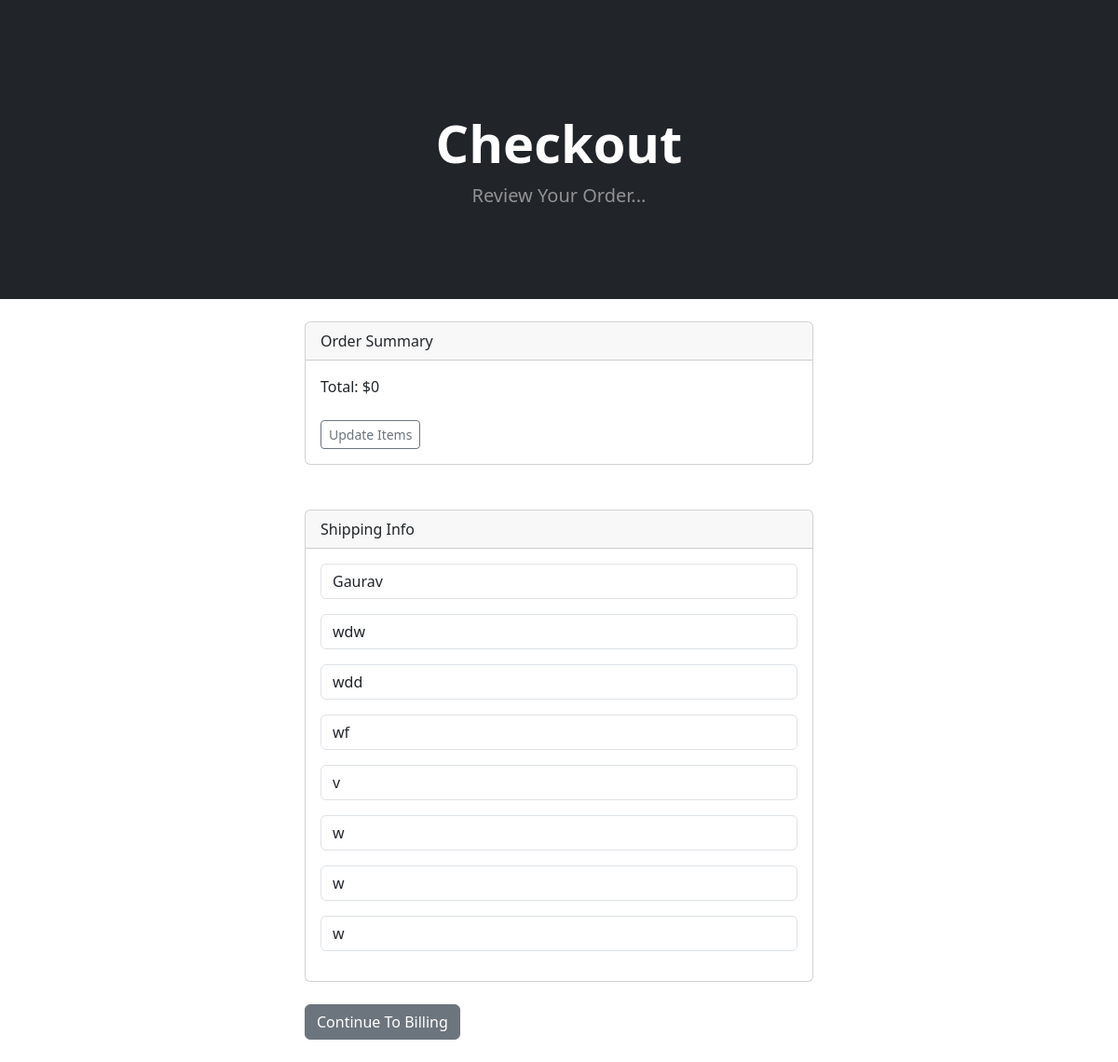
The app's page /payment/checkout (signed in) with its own data.
### payment/models.py (models this page shows, shortened)
class ShippingAddress(models.Model):
	user = models.ForeignKey(User, on_delete=models.CASCADE, null=True, blank=True)
	shipping_full_name = models.CharField(max_length=255)
	shipping_email = models.CharField(max_length=255)
	shipping_address1 = models.CharField(max_length=255)
	shipping_address2 = models.CharField(max_length=255,null=True, blank=True)
	shipping_city = models.CharField(max_length=255)
	shipping_state = models.CharField(max_length=255, null=True, blank=True)
	shipping_zipcode = models.CharField(max_length=255, null=True, blank=True)
	shipping_country = models.CharField(max_length=255)
	date_shipped = models.DateTimeField(blank=True, null=True)

### payment/views.py (the view)
# urls.py: path('checkout', views.checkout, name='checkout'),
def checkout(request):
	cart = Cart(request)
	cart_products = cart.get_prods
	quantities = cart.get_quants
	totals = cart.cart_total()
	if request.user.is_authenticated:
		shipping_user = ShippingAddress.objects.get(user__id=request.user.id)
		shipping_form = ShippingForm(request.POST or None, instance=shipping_user)
		return render(request, "payment/checkout.html", {"cart_products":cart_products, "quantities":quantities, "totals":totals, "shipping_form":shipping_form })
	else:
		shipping_form = ShippingForm(request.POST or None)
		return render(request, "payment/checkout.html", {"cart_products":cart_products, "quantities":quantities, "totals":totals, "shipping_form":shipping_form})

### cart/cart.py (called while the page is built, shortened)
	def cart_total(self):
		product_ids = self.cart.keys()
		products = Product.objects.filter(id__in=product_ids)
		quantities = self.cart
		total = 0
		return total

	def get_prods(self):
		product_ids = self.cart.keys()
		products = Product.objects.filter(id__in=product_ids)
		return products

### cart/context_processors.py (called while the page is built)
def cart(request):
	return {'cart': Cart(request)}

### templates/payment/checkout.html (shortened to what this page needs)
<!DOCTYPE html>
<html lang="en">
<head>
    <link href="https://cdn.jsdelivr.net/npm/bootstrap@5.3.7/dist/css/bootstrap.min.css" rel="stylesheet">
</head>
<body>
        <header class="bg-dark py-5">Add commentMore actions
            <div class="container px-4 px-lg-5 my-5">
                <div class="text-center text-white">
                    <h1 class="display-4 fw-bolder">Checkout</h1>
                    <p class="lead fw-normal text-white-50 mb-0">Review Your Order...</p>
                </div>
            </div>
        </header>
        <br/>
        <div class="container">
            <div class="row">
                    <div class="col-md-6 offset-md-3">
          <div class="card">
          <div class="card-header">
            Order Summary
          </div>
          <div class="card-body">
            Total:  ${{ totals }}
            <br/><br/>
            <a href="{% url 'cart_summary' %}" class="btn btn-sm btn-outline-secondary">Update Items</a>
          </div>
        </div>
<br/><br/>
<div class="card">
  <div class="card-header">
    Shipping Info
  </div>
  <div class="card-body">
       <form method="POST" action="{% url 'billing_info' %}">
    {{ shipping_form.as_p }}
  </div>
</div>
<br/>
<button type="submit" class="btn btn-secondary">
        Continue To Billing
</button>
<br/><br/>
            </div>
        </div>
    </div>
</body>
</html>

### records on screen
ShippingAddress: shipping_full_name "Gaurav", shipping_email "wdw", shipping_address1 "wdd", shipping_address2 "wf", shipping_city "v", shipping_state "w", shipping_zipcode "w", shipping_country "w"

### other values on screen
{{ totals }} "0"
